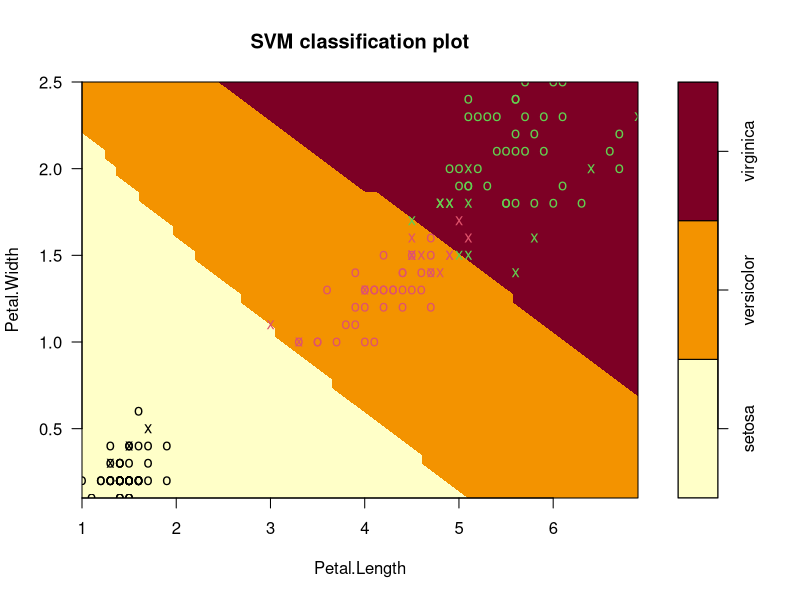
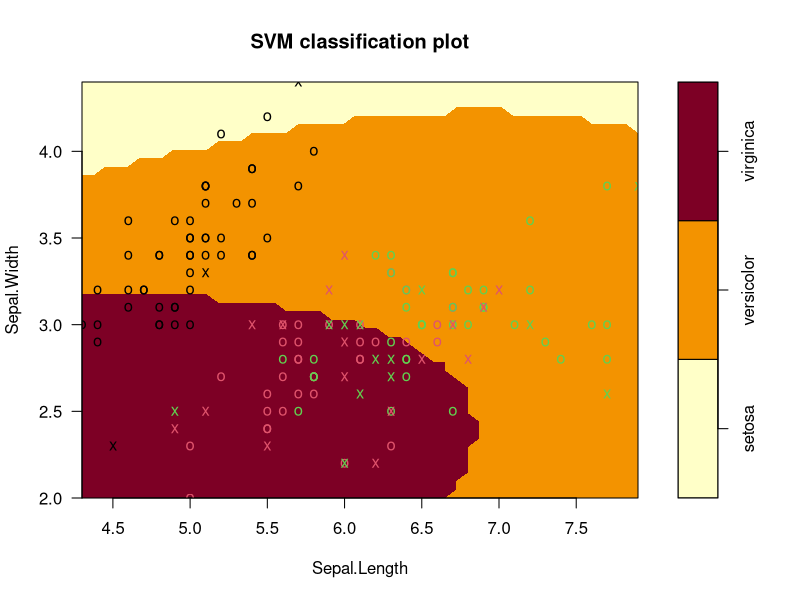
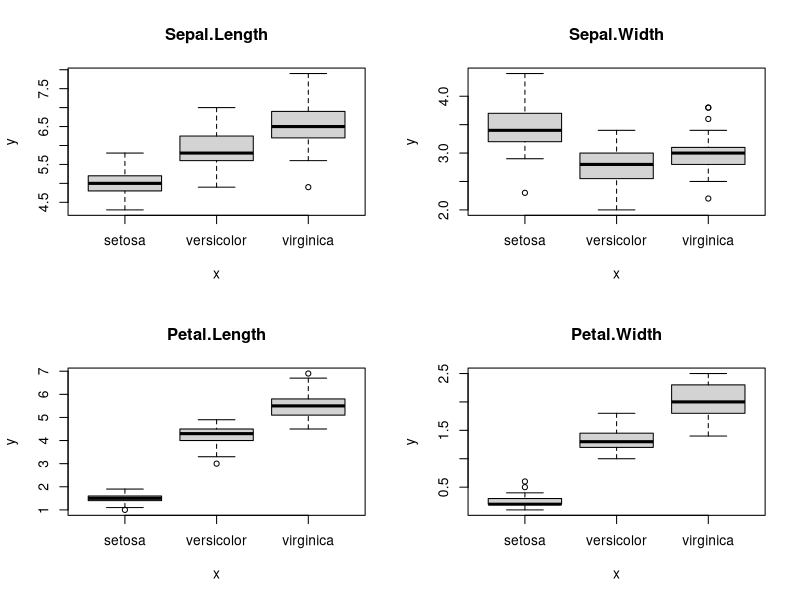
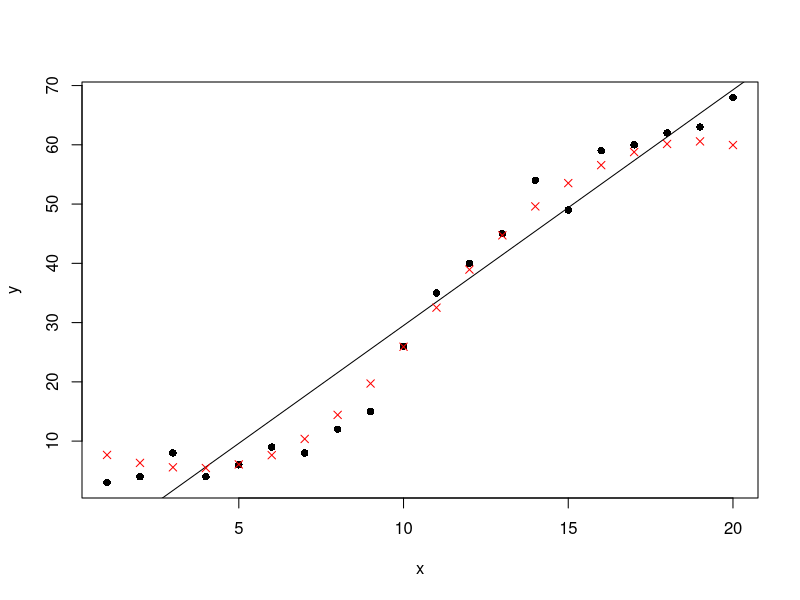
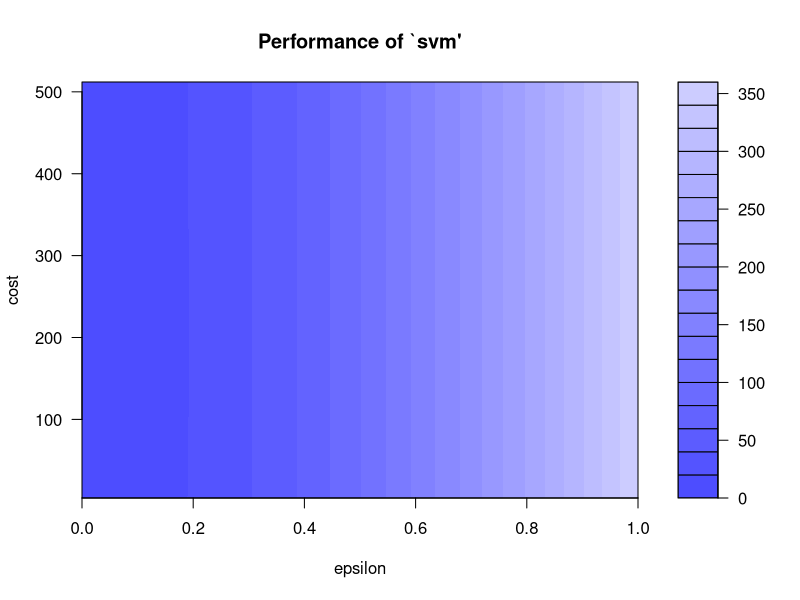
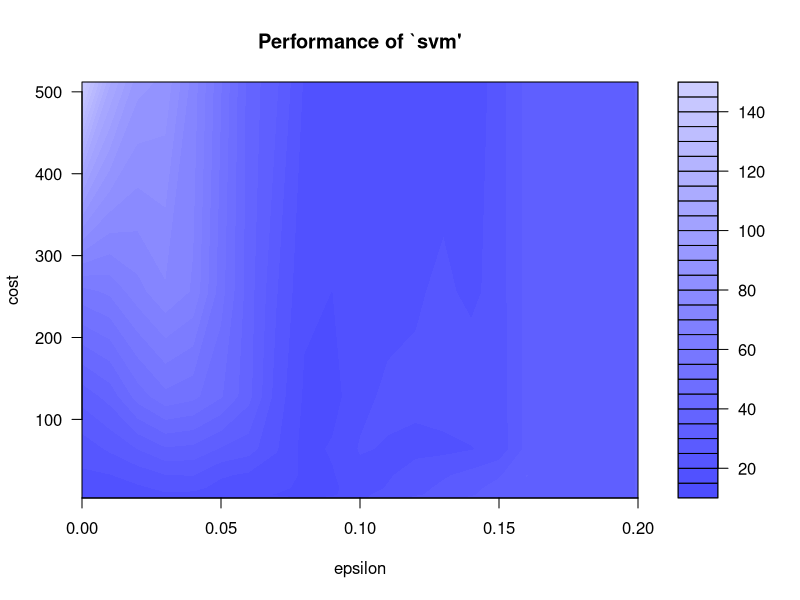
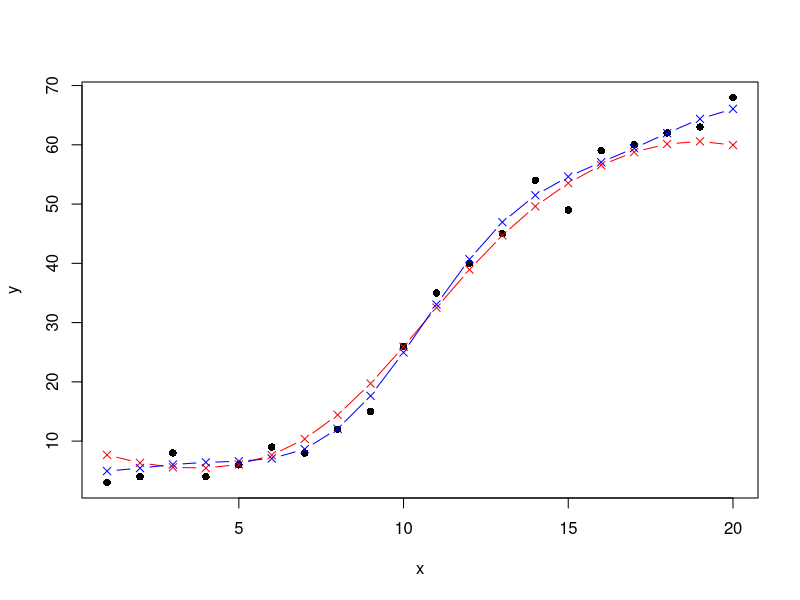

Write R code to recreate these figures, in order.
## ---- chunk 1
set.seed(100)
library(e1071)
data(iris)
svm.e1071 = svm(Species ~ ., data = iris, type = "C-classification", kernel = "radial", cost = 10, gamma = 0.1)
summary(svm.e1071)
# slice = 변수가 2개 이상일 때 상수값을 할당
# 나머지 변수의 지저된 값에서의 2차원 그림, x : 서포트벡터, o : 자료점
plot(svm.e1071, iris, Petal.Width ~ Petal.Length,
     slice = list(Sepal.Width = 3, Sepal.Length = 4))
plot(svm.e1071, iris, Sepal.Width ~ Sepal.Length,
     slice = list(Petal.Width = 2.5, Petal.Length = 3))
pred = predict(svm.e1071, iris, decision.values = TRUE)
acc = table(pred, iris$Species)
acc
classAgreement(acc)  # 모형의 정확도
## ---- chunk 2
# tune() : 통계적 방법의 초모수 조율, 최적 모수 제공
# 6 x 2 = 12개의 조합에서 모수 조율이 이루어짐
tuned = tune.svm(Species ~., data = iris, gamma = 10^(-6:-1), cost = 10^(1:2))
summary(tuned)
## ---- chunk 3
library(kernlab)
data(iris)
svm.kernlab = ksvm(Species ~ ., data = iris, type = "C-bsvc", kernel = "rbfdot",
                   kpar = list(sigma = 0.1), C = 10, prob.model = TRUE)
svm.kernlab
fit = fitted(svm.kernlab)
par(mfrow = c(2, 2))
plot(fit, iris[,1], main = "Sepal.Length")
plot(fit, iris[,2], main="Sepal.Width")
plot(fit, iris[,3], main="Petal.Length")
plot(fit, iris[,4], main="Petal.Width")
par(mfrow=c(1,1))

#type = probabilities, decision, response, votes
head(predict(svm.kernlab, iris, type = "probabilities"))
head(predict(svm.kernlab, iris, type = "decision"))
head(predict(svm.kernlab, iris, type = "response"))
head(predict(svm.kernlab, iris, type = "votes"))

table(predict(svm.kernlab, iris), iris[,5])  # 정오분류표
## ---- chunk 4
# 분석용 자료 생성
x = c(1:20)
y = c(3, 4, 8, 4, 6, 9, 8, 12, 15, 26, 35, 40, 45, 54, 49, 59, 60, 62, 63, 68)
data = data.frame(x, y)
head(data)

# 단순회귀 : lm()
plot(data, pch = 16)
model = lm(y ~ x , data)
abline(model)
lm.error = model$residuals
lmRMSE = sqrt(mean(lm.error^2))
lmRMSE

# SVR : svm()
model = svm(y ~ x, data)
pred.y = predict(model, data)
#직선 : 단순회귀, x : SVR, . : 자료점
points(data$x, pred.y, col = "red", pch = 4)  
error = data$y - pred.y
svmRMSE = sqrt(mean(error^2))
svmRMSE
## ---- chunk 5
#tune() : 각 모형에 대한 MSE 값 제공
tuneResult = tune(svm, y ~ x, data = data,
                  ranges = list(epsilon = seq(0, 1, 0.1), cost = 2^(2:9)))  # 88개 모수 조합  
print(tuneResult)
plot(tuneResult)  # 시각화
## ---- chunk 6
tuneResult = tune(svm, y ~ x, data = data,
                  ranges = list(epsilon = seq(0, 0.2, 0.01), cost = 2^(2:9)))  # 168개 모수 조합
print(tuneResult)
plot(tuneResult)  # 시각화
## ---- chunk 7
# R에서 최적의 모형을 제공받을 수 있는 코드
tunedModel = tuneResult$best.model
tpred.y = predict(tunedModel, data)
error = data$y - tpred.y
tsvmRSME = sqrt(mean(error^2))
tsvmRSME

plot(data, pch = 16)
points(data$x, pred.y, col = "red", pch = 4, type = "b")  # 모수조절 전
points(data$x, tpred.y, col = "blue", pch = 4, type = "b")  # 모수조절 후
